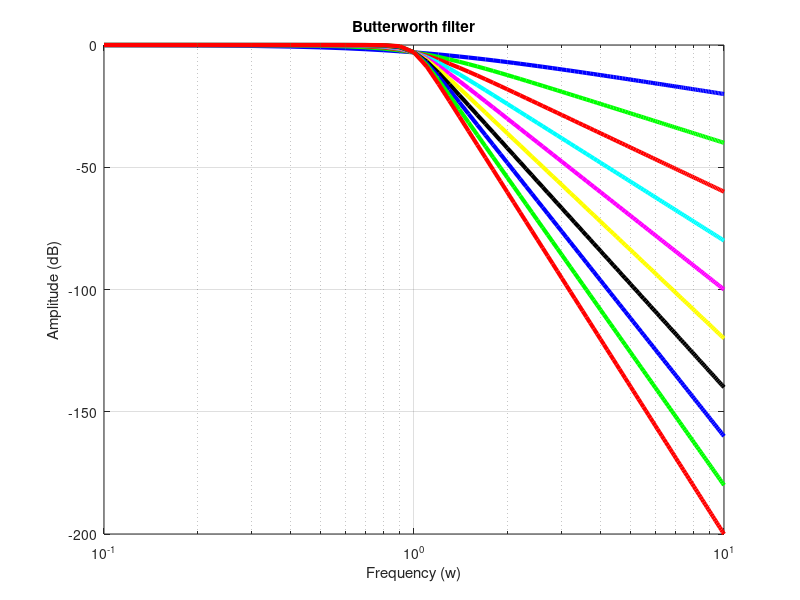

Recreate this plot in MATLAB.
% Transfer function plot for an Nth order butterworth filter
% plots the responce from W=0 to W = 10

w = 0:0.1:10;

col=['b','g','r','c','m','y','k','b','g','r']
for n = 1:10;



Gdb = 20* log10(sqrt(1./(1+w.^(2.*n))));
semilogx(w,Gdb,col(n),'linewidth',3);
hold on;
end
title('Butterworth filter');
xlabel('Frequency (w)');
ylabel('Amplitude (dB)');
%xkcdify(gca)
grid on;
